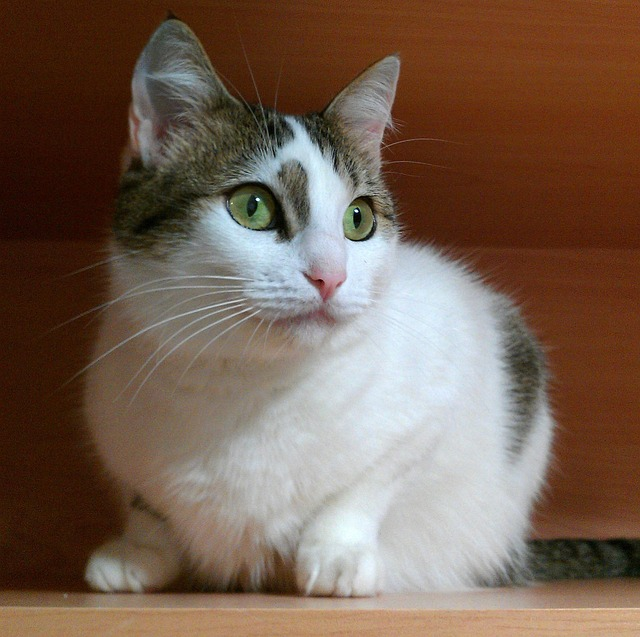
#> input picture sample/cat.jpg, 640 x 637 px
$ jupyter execute 'ch16-視窗與用戶交互.ipynb'
#> lines starting #> are read from the running program, lines starting #| are printed output that depends on the picture
[cell 1]
import cv2
import numpy as np
import matplotlib.pyplot as plt
import cv2
import sys  # 匯入 sys 模組以便在發生錯誤時退出程式

from opencv_tools import opencv_tools # 匯入封裝的功能

### 16-2-6 程式範例：綜合進階視窗操作

[cell 2]
img = cv2.imread("sample/cat.jpg")
#> img is the input picture: shape (637, 640, 3); mean B, G, R 82.3, 97, 118.7
window_name = "Demo"

cv2.namedWindow(window_name, cv2.WINDOW_NORMAL)  # 允許調整大小
cv2.imshow(window_name, img)
cv2.resizeWindow(window_name, 800, 600)          # 調整大小
cv2.moveWindow(window_name, 200, 100)            # 移動視窗
cv2.setWindowTitle(window_name, "New Title")     # 修改標題

cv2.setWindowProperty(window_name, cv2.WND_PROP_FULLSCREEN, 1) # 切換全螢幕
cv2.waitKey(3000)  # 等待 3 秒
cv2.setWindowProperty(window_name, cv2.WND_PROP_FULLSCREEN, 0) # 回復一般模式

cv2.waitKey(0)
cv2.destroyAllWindows()

### 16-3-4 程式範例：鍵盤輸入偵測與互動

[cell 3]
img_list = [
    cv2.imread("sample/cat.jpg"),
    cv2.imread("sample/dog.jpg"),
    cv2.imread("sample/bird.jpg")
]
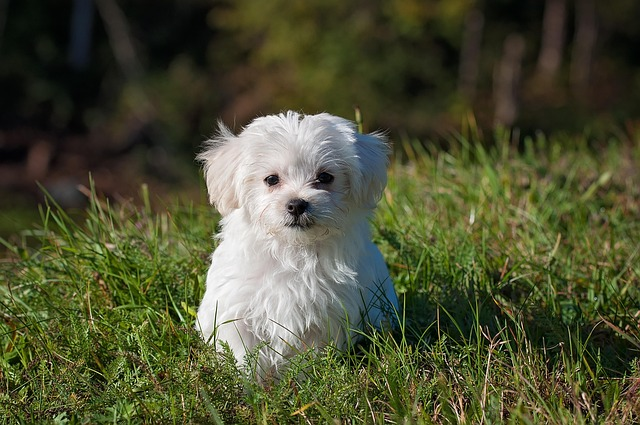
#> input picture sample/dog.jpg, 640 x 425 px
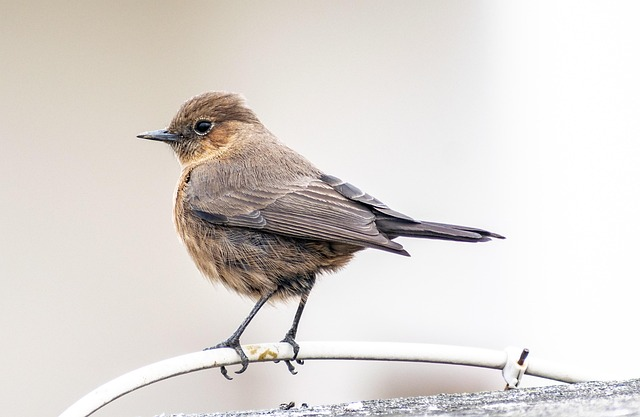
#> input picture sample/bird.jpg, 640 x 417 px
index = 0
cv2.namedWindow("Album", cv2.WINDOW_AUTOSIZE)

while True:
    cv2.imshow("Album", img_list[index])
    key = cv2.waitKeyEx(0) # 使用 waitKeyEx() 捕捉特殊按鍵
#> (key q is pressed here)
    print(key)  # 顯示按鍵數值，方便除錯
    if key == ord('q') or key == 27: # 按 q 或 ESC 結束
        break
    elif key == ord('a') or key == 2424832: # 按 a 或左方向鍵，往左一張
        index = (index - 1) % len(img_list)
    elif key == ord('d') or key == 2555904: # 按 d 或右方向鍵，往右一張
        index = (index + 1) % len(img_list)
    elif key == ord('r'): # 按 r 重新回到第一張
        index = 0
cv2.destroyAllWindows()

### 16-4-3 程式範例：常見滑鼠事件類型

[cell 4]
img = cv2.imread("sample/cat.jpg")
# 滑鼠事件的 callback 函式
def mouse_event(event, x, y, flags, param):
    # event：事件型態
    # x, y：座標
    # flags：組合按鍵狀態（如 Ctrl/Shift 是否按下）
    # param：自訂傳遞參數
    if event == cv2.EVENT_LBUTTONDOWN:
        print(f"左鍵按下，座標=({x}, {y})")

# 綁定視窗與函式
window_name = "Mouse Demo"
cv2.namedWindow(window_name)
cv2.setMouseCallback(window_name, mouse_event)

while True:
    cv2.imshow(window_name, img)
    if cv2.waitKey(1) == ord('q'):
#> (key q is pressed here)
        break
cv2.destroyAllWindows()

### 16-4-4 程式範例：即時顯示滑鼠事件與座標

[cell 5]
def mouse_event(event, x, y, flags, param):
    if event == cv2.EVENT_MOUSEMOVE:
        print(f"滑鼠移動：({x}, {y})")
    elif event == cv2.EVENT_LBUTTONDOWN:
        print(f"左鍵按下：({x}, {y})")
    elif event == cv2.EVENT_LBUTTONUP:
        print(f"左鍵放開：({x}, {y})")
    elif event == cv2.EVENT_RBUTTONDOWN:
        print(f"右鍵按下：({x}, {y})")
    elif event == cv2.EVENT_RBUTTONUP:
        print(f"右鍵放開：({x}, {y})")
    elif event == cv2.EVENT_LBUTTONDBLCLK:
        print(f"左鍵雙擊：({x}, {y})")
    elif event == cv2.EVENT_RBUTTONDBLCLK:
        print(f"右鍵雙擊：({x}, {y})")

img = cv2.imread("sample/cat.jpg")
cv2.namedWindow("Mouse Demo")
cv2.setMouseCallback("Mouse Demo", mouse_event)

while True:
    cv2.imshow("Mouse Demo", img)
    if cv2.waitKey(1) == ord('q'):
#> (key q is pressed here)
#> `hsv_img = cv2.cvtColor(img, cv2.COLOR_BGR2HSV)`: hsv_img: shape (637, 640, 3); mean H, S, V 33.4, 122.4, 122
        break

cv2.destroyAllWindows()
cv2.waitKey(1) # 額外的 waitKey 可能有助於 MacOS 清理視窗

### 16-5-4 程式範例：利用滑桿調整飽和度

[cell 6]
def update_saturation(val):
    # 取得滑桿比例（0~200，對應 0.0~2.0）
#> called with val = 100
    scale = val / 100.0
    # 以浮點數運算，避免溢位
    hsv_adjusted = hsv_img.copy().astype(np.float32)
#> hsv_adjusted: shape (637, 640, 3) float32; mean H, S, V 33.4, 122.5, 122
    hsv_adjusted[:, :, 1] = np.clip(hsv_adjusted[:, :, 1] * scale, 0, 255)
    hsv_adjusted = hsv_adjusted.astype(np.uint8)
    # 轉回 BGR 顯示
    bgr_adjusted = cv2.cvtColor(hsv_adjusted, cv2.COLOR_HSV2BGR)
    cv2.imshow('HSV Demo', bgr_adjusted)

# 讀取圖片並轉換為 HSV
img = cv2.imread('sample/cat.jpg')
hsv_img = cv2.cvtColor(img, cv2.COLOR_BGR2HSV)

# 建立視窗與滑桿，範圍 0~200（代表 0%~200%）
window_name = 'HSV Demo'
cv2.namedWindow(window_name)
cv2.createTrackbar('Saturation', window_name, 100, 200, update_saturation)

# 顯示初始狀態
update_saturation(100)

# 等待按下任意鍵結束
cv2.waitKey(0)
cv2.destroyAllWindows()

### 16-E-2 程式範例：顯示圖片並即時顯示座標

[cell 7]
IMAGE_PATH = 'sample/cat.jpg'
WINDOW_NAME = "Image Window"
mouse_coords = (0, 0)

# 定義滑鼠 Callback 函式（必須在 cv2.setMouseCallback 之前定義）
def show_coordinates(event, x, y, flags, param):
    global mouse_coords
    if event == cv2.EVENT_MOUSEMOVE:
        mouse_coords = (x, y)

# 讀取與初始化資料
original_img = cv2.imread(IMAGE_PATH)
height, width, _ = original_img.shape
#> height = 637; width = 640
resolution_text = f"Resolution: {width} x {height}"
#> resolution_text = 'Resolution: 640 x 637'

# 建立視窗並綁定
cv2.namedWindow(WINDOW_NAME)
cv2.setMouseCallback(WINDOW_NAME, show_coordinates)

# 即時更新迴圈
while True:
    display_img = original_img.copy() # 產生副本，避免文字重疊

    # 繪製滑鼠座標
    coords_text = f"Position: ({mouse_coords[0]}, {mouse_coords[1]})"
    cv2.putText(display_img, coords_text, (15, 40), cv2.FONT_HERSHEY_SIMPLEX, 1, (0, 255, 0), 2)

    # 繪製圖片解析度（放在左下角）
    cv2.putText(display_img, resolution_text, (15, height - 20), cv2.FONT_HERSHEY_SIMPLEX, 0.8, (0, 255, 255), 2)
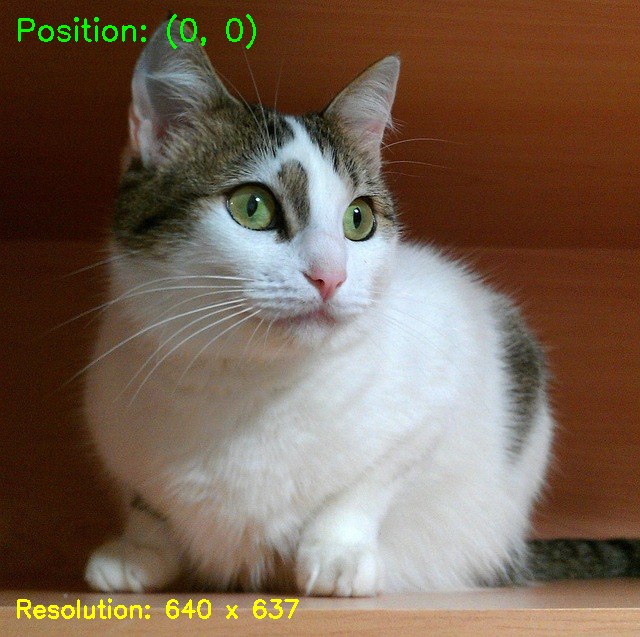
#> display_img: shape (637, 640, 3); mean B, G, R 81.8, 98.4, 118.8

    cv2.imshow(WINDOW_NAME, display_img)
    if cv2.waitKey(1) & 0xFF == ord('q'):
#> (key q is pressed here)
        break

cv2.destroyAllWindows()
